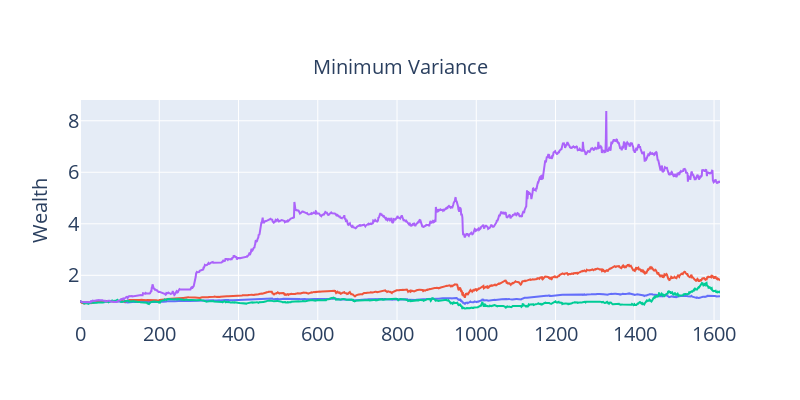

Notebook source saved alongside this figure:
### Code cell
fig = go.Figure()

fig.add_trace(go.Scatter(y=wealth_df["Indices equal"], mode = "lines"))
fig.add_trace(go.Scatter(y=wealth_df["S&P100"], mode = "lines"))
fig.add_trace(go.Scatter(y=wealth_df["MaxRetTra"], mode = "lines"))
fig.add_trace(go.Scatter(y=wealth_df["MinVar"], mode = "lines"))


fig.update_xaxes(tickfont = dict(size=20))

fig.update_yaxes(title_text = "Wealth",
                title_font = dict(size=20),
                tickfont = dict(size=20)
                 )

fig.update_layout(title=dict(text="Minimum Variance", x=0.5, y=0.85, font=dict(size=20)),
                  showlegend=False,
                  width=800, height=400,
                  )

fig.show()

### Figure 1 — Plotly figure (JSON) as saved in the notebook; plotly's stock layout.template omitted (floating-point values rounded to 4 significant figures; data arrays with more than 128 entries replaced by an {"elided": "..."} marker saying what was removed)
{"data": [{"mode": "lines", "type": "scatter", "y": {"elided": "1616 float values"}}, {"mode": "lines", "type": "scatter", "y": {"elided": "1616 float values"}}, {"mode": "lines", "type": "scatter", "y": {"elided": "1616 float values"}}, {"mode": "lines", "type": "scatter", "y": {"elided": "1616 float values"}}], "layout": {"height": 400, "showlegend": false, "title": {"font": {"size": 20}, "text": "Minimum Variance", "x": 0.5, "y": 0.85}, "width": 800, "xaxis": {"tickfont": {"size": 20}}, "yaxis": {"tickfont": {"size": 20}, "title": {"font": {"size": 20}, "text": "Wealth"}}}}
